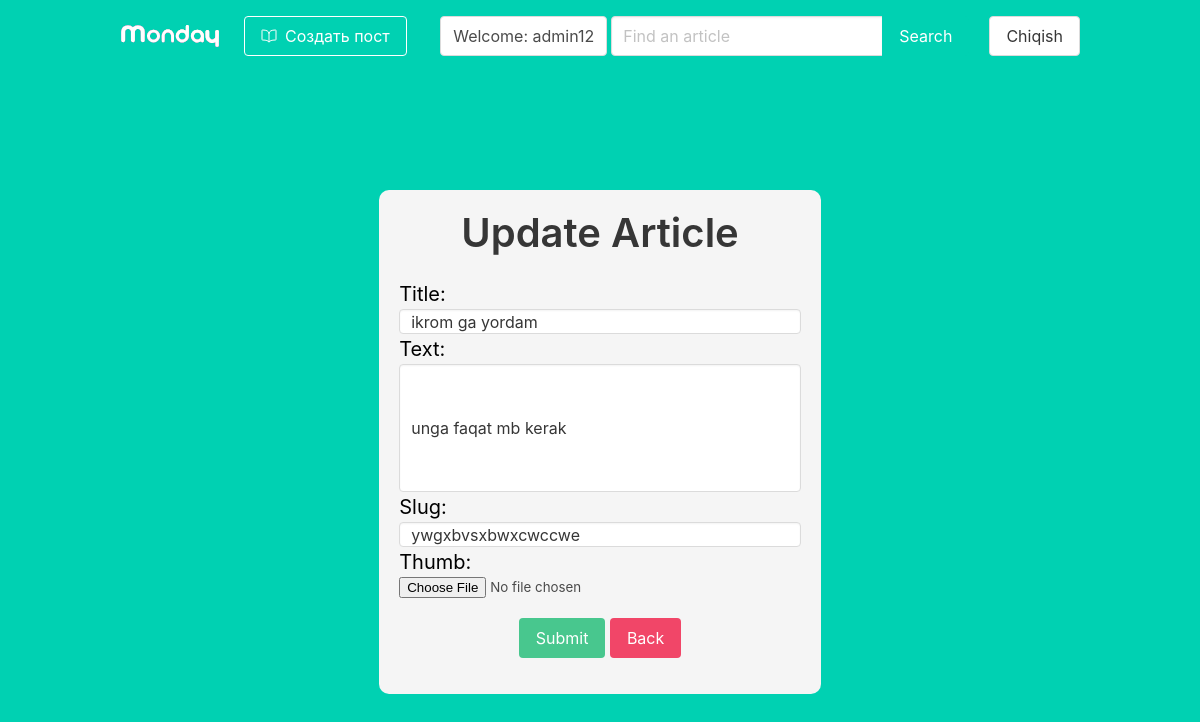
Screenshot of /ywgxbvsxbwxcwccwe/edit (signed in) with the database file from the repository.
### post/models.py (models this page shows, shortened)
class Article(models.Model):
    title=models.CharField(max_length=255)
    text=models.TextField()
    slug=models.SlugField(unique=True)
    date=models.DateField(auto_now=True)
    thumb=models.ImageField(blank=True)
    author=models.ForeignKey(User,default=None,on_delete=models.CASCADE)
    likes = models.ManyToManyField(User, related_name='article_likes')
    dislikes = models.ManyToManyField(User, related_name='article_dislikes')

### post/views.py (the view)
# urls.py: path('<slug>/edit', article_edit, name='article_edit'),
def article_edit(request, slug):
    article=Article.objects.get(slug=slug)
    form=ArticleForm(request.POST or None, instance=article)
    if form.is_valid():
        form.save()
        return redirect('article_detail', slug=request.POST.get('slug'))
    return render(request, 'article_edit.html', {"form": form, 'article':article})

### post/forms.py
class ArticleForm(forms.ModelForm):
    title=forms.CharField(widget=forms.TextInput(attrs={'class': 'input'}))
    text=forms.CharField(widget=forms.TextInput(attrs={'class': 'textarea', 'size': '40'}))
    slug=forms.CharField(widget=forms.TextInput(attrs={'class': 'input'}))
    class Meta:
        model=Article
        fields=['title', 'text', 'slug', 'thumb']

### templates/article_edit.html (shortened to what this page needs)
{% extends 'base.html' %}
{% block content %}
   <form class="site-form has-background-light" method="post" enctype="multipart/form-data">
       <h2 class="title is-size-2 has-text-centered">Update Article</h2>
       {{ form }}
       <div class="has-text-centered my-4">
           <button class="button is-success" type="submit">Submit</button>
           <a href="{% url 'article_edit' article.slug %}" class="button is-danger ">
               Back
           </a>
       </div>
   </form>
{% endblock %}

### templates/base.html (shortened to what this page needs)
{% load static %}
<html lang="en">
<head>
    <link rel="stylesheet" href="{% static 'style.css' %}">
    <link rel="stylesheet" href="{% static 'bulma.css' %}">
</head>
<body>
    <section class="hero has-background-primary is-fullheight">
        <div class="hero-head">
            <header class="navbar">
                <div class="container">
                    <div class="navbar-brand">
                        <a class="navbar-item" href="{% url 'article_func' %}">
                            <img src="{% static 'images/monday.svg' %}" width="100" alt="Logo">
                        </a>
                    </div>
                    <div id="navbarMenuHeroC" class="navbar-menu">
                        <div class="navbar-start">
                            {% if user.is_authenticated %}
                            <span class="navbar-item">
                                <a href="{% url 'article_create' %}" class="button is-info is-outlined is-inverted">
                                    <span class="mr-2">
                                        <ion-icon name="book-outline"></ion-icon>
                                    </span>
                                    <span>
                                        Создать пост
                                    </span>
                                </a>
                            </span>
                            {% endif %}
                        </div>
                        <div class="navbar-end">
                            {% if user.is_authenticated %}
                            <a class="navbar-item button my-4 mx-1">
                                Welcome: {{ user }}
                            </a>
                            <form action="{% url 'article_func' %}" method="get">
                                <div class="field has-addons mt-4 mr-2">
                                    <div class="control">
                                        <input class="input" type="search" placeholder="Find an article" name="search">
                                    </div>
                                    <div class="control">
                                        <button class="button is-primary" type="submit">
                                            Search
                                        </button>
                                    </div>
                                </div>
                            </form>
                            <span class="navbar-item">
                                <a href="{% url 'sign_out' %}" class="button is-warming">Chiqish</a>
                            </span>
                            {% else %}
                            <span class="navbar-item">
                                <a href="{% url 'sign_in' %}" class="button is-warming">Kirish</a>
                            </span>
                            {% endif %}
                        </div>
                    </div>
                </div>
            </header>
        </div>
        <div class="hero-body">
            {% block content %}
            {% endblock %}
        </div>
    </section>
</body>
</html>

### static/style.css (style rules this page uses)
.site-form { padding: 20px; display: block; margin: 70px auto auto; width: 40%; border-radius: 10px; }
.site-form label { color: black; font-size: 20px; }
.site-form input { width: 100%; height: 25px; }

### rows the page displays
Article: title "ikrom ga yordam", text "unga faqat mb kerak", slug "ywgxbvsxbwxcwccwe"

### other values shown
{{ user }} "admin12"
